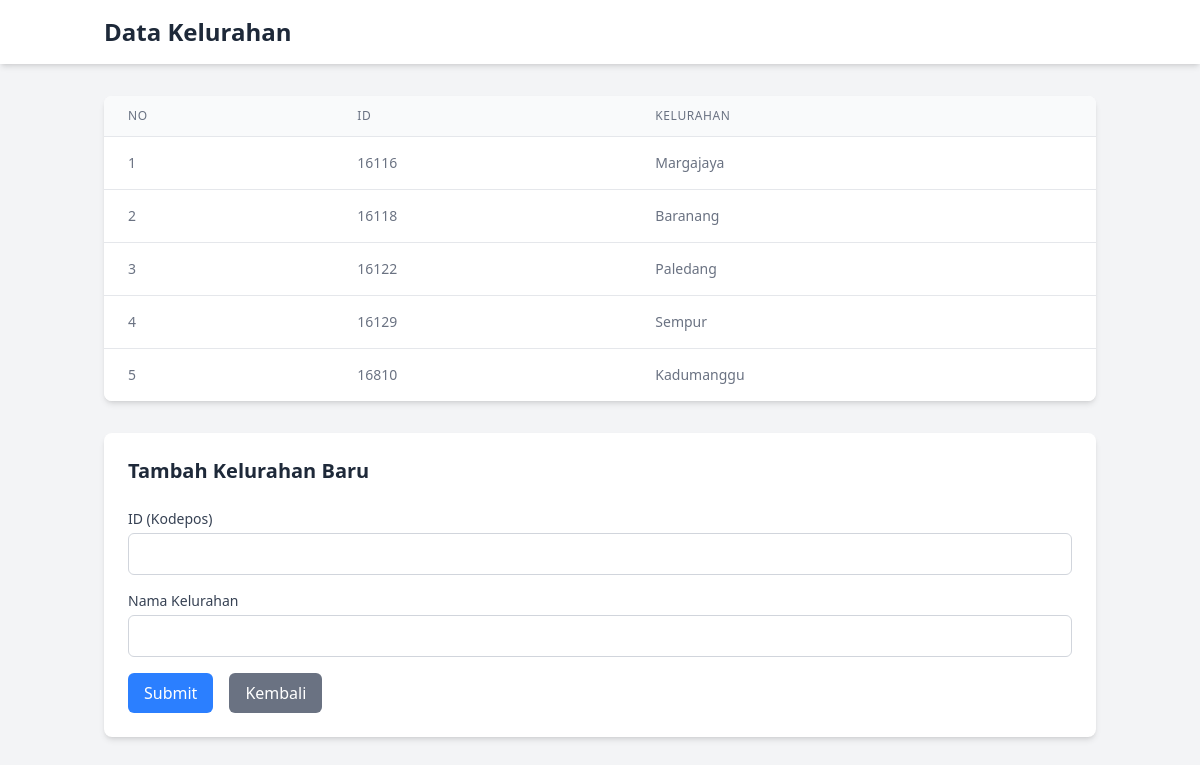
The page /pertemuan5/tugas/form/add_kelurahan.php on the database its author committed.
### tables this page shows
CREATE TABLE `kelurahan` (
  `id` int(11) NOT NULL,
  `nama_kelurahan` varchar(100) NOT NULL
);

### pertemuan5/tugas/form/add_kelurahan.php (the view, shortened to what this page needs)
<?php
include '../config/koneksi.php';
?>
<!DOCTYPE html>
<html lang="en">
<head>
    <link rel="stylesheet" href="../src/output.css">
</head>
<body class="bg-gray-100 font-sans">
    <nav class="bg-white shadow-md">
        <div class="container mx-auto px-4 py-4">
            <h1 class="text-2xl font-bold text-gray-800">Data Kelurahan</h1>
        </div>
    </nav>
    <main class="container mx-auto px-4 py-8">
        <div class="bg-white rounded-lg shadow-md overflow-hidden mb-8">
            <div class="overflow-x-auto">
                <table class="min-w-full divide-y divide-gray-200">
                    <thead class="bg-gray-50">
                        <tr>
                            <th class="px-6 py-3 text-left text-xs font-medium text-gray-500 uppercase tracking-wider">No</th>
                            <th class="px-6 py-3 text-left text-xs font-medium text-gray-500 uppercase tracking-wider">ID</th>
                            <th class="px-6 py-3 text-left text-xs font-medium text-gray-500 uppercase tracking-wider">Kelurahan</th>
                        </tr>
                    </thead>
                    <tbody class="bg-white divide-y divide-gray-200">
                        <?php
                        $no = 1;
                        $sql = mysqli_query($koneksi, "SELECT * FROM kelurahan");
                        while ($data = mysqli_fetch_assoc($sql)) {
                        ?>
                            <tr>
                                <td class="px-6 py-4 whitespace-nowrap text-sm text-gray-500"><?= $no++; ?></td>
                                <td class="px-6 py-4 whitespace-nowrap text-sm text-gray-500"><?= htmlspecialchars($data['id']); ?></td>
                                <td class="px-6 py-4 whitespace-nowrap text-sm text-gray-500"><?= htmlspecialchars($data['nama_kelurahan']); ?></td>
                            </tr>
                        <?php } ?>
                    </tbody>
                </table>
            </div>
        </div>
        <div class="bg-white rounded-lg shadow-md p-6">
            <h2 class="text-xl font-semibold text-gray-800 mb-6">Tambah Kelurahan Baru</h2>
            <form method="POST" class="space-y-4">
                <div>
                    <label for="id" class="block text-sm font-medium text-gray-700 mb-1">ID (Kodepos)</label>
                    <input type="text" name="id" id="id" pattern="[0-9]{5}" maxlength="5"
                        class="border border-gray-300 rounded-md px-3 py-2 w-full focus:outline-none focus:ring-2 focus:ring-blue-500"
                        title="Harus 5 digit angka" required>
                </div>
                <div>
                    <label for="nama_kelurahan" class="block text-sm font-medium text-gray-700 mb-1">Nama Kelurahan</label>
                    <input type="text" name="nama_kelurahan" id="nama_kelurahan"
                        class="border border-gray-300 rounded-md px-3 py-2 w-full focus:outline-none focus:ring-2 focus:ring-blue-500"
                        required>
                </div>
                <div class="flex items-center space-x-4">
                    <button type="submit"
                        class="bg-blue-500 hover:bg-blue-600 text-white font-medium py-2 px-4 rounded-md transition duration-300">
                        Submit
                    </button>
                    <button type="button" onclick="window.location.href='../pages/pasien.php'"
                        class="bg-gray-500 hover:bg-gray-600 text-white font-medium py-2 px-4 rounded-md transition duration-300">
                        Kembali
                    </button>
                </div>
            </form>
        </div>
    </main>
</body>
</html>

### rows shown on the page
kelurahan: id "16116", nama_kelurahan "Margajaya"
kelurahan: id "16118", nama_kelurahan "Baranang"
kelurahan: id "16122", nama_kelurahan "Paledang"
kelurahan: id "16129", nama_kelurahan "Sempur"
kelurahan: id "16810", nama_kelurahan "Kadumanggu"
